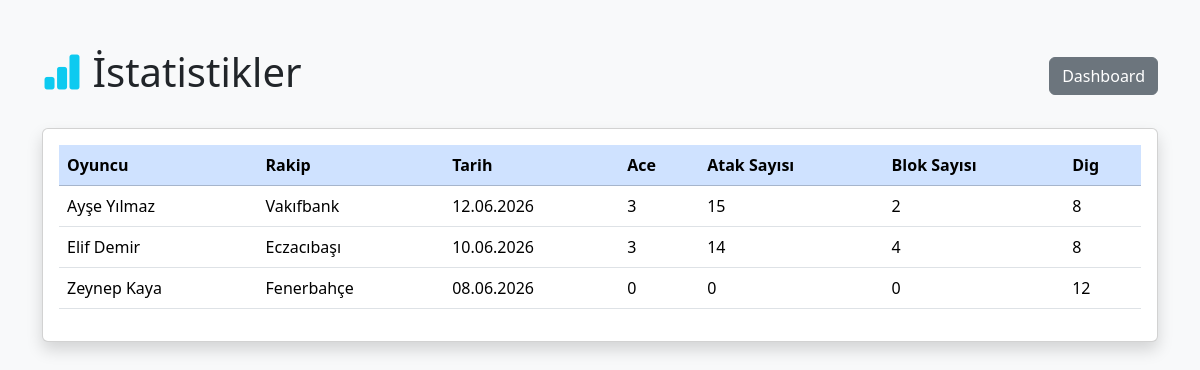
/statistics.php (signed in), run on the app's committed database.
### tables this page shows
CREATE TABLE `player_statistics` (
  `id` int(11) NOT NULL,
  `player_id` int(11) NOT NULL,
  `total_serves` int(11) DEFAULT 0,
  `aces` int(11) DEFAULT 0,
  `service_errors` int(11) DEFAULT 0,
  `total_attacks` int(11) DEFAULT 0,
  `attack_kills` int(11) DEFAULT 0,
  `attack_errors` int(11) DEFAULT 0,
  `blocked_attacks` int(11) DEFAULT 0,
  `kill_blocks` int(11) DEFAULT 0,
  `block_errors` int(11) DEFAULT 0,
  `touch_blocks` int(11) DEFAULT 0,
  `total_receptions` int(11) DEFAULT 0,
  `perfect_receptions` int(11) DEFAULT 0,
  `positive_receptions` int(11) DEFAULT 0,
  `reception_errors` int(11) DEFAULT 0,
  `successful_digs` int(11) DEFAULT 0,
  `dig_errors` int(11) DEFAULT 0,
  `created_at` timestamp NOT NULL DEFAULT current_timestamp(),
  `opponent` varchar(100) NOT NULL,
  `match_date` date NOT NULL
);

CREATE TABLE `players` (
  `id` int(11) NOT NULL,
  `full_name` varchar(100) NOT NULL,
  `position` enum('Pasör','Smaçör','Orta Oyuncu','Libero','Pasör Çaprazı') NOT NULL,
  `jersey_number` int(11) NOT NULL,
  `height` int(11) NOT NULL,
  `birth_date` date NOT NULL,
  `created_by` int(11) DEFAULT NULL
);

### statistics.php (the view, shortened to what this page needs)
<?php
include 'config/db.php';
$sql = "
SELECT
    ps.id,
    p.full_name,
    ps.opponent,
    ps.match_date,
    ps.aces,
    ps.attack_kills,
    ps.kill_blocks,
    ps.successful_digs
FROM player_statistics ps
JOIN players p ON ps.player_id = p.id
ORDER BY ps.match_date DESC
";
$result = $conn->query($sql);
?>
<!DOCTYPE html>
<html lang="tr">
<head>
    <link href="https://cdn.jsdelivr.net/npm/bootstrap@5.3.7/dist/css/bootstrap.min.css" rel="stylesheet">
    <link rel="stylesheet"
          href="https://cdn.jsdelivr.net/npm/bootstrap-icons@1.11.3/font/bootstrap-icons.min.css">
</head>
<body class="bg-light">
<div class="container mt-5">
    <div class="d-flex justify-content-between align-items-center mb-4">
        <h1>
            <i class="bi bi-bar-chart-fill text-info"></i>
            İstatistikler
        </h1>
        <div>
            <a href="dashboard.php" class="btn btn-secondary">
                Dashboard
            </a>
        </div>
    </div>
<div class="card shadow">
    <div class="card-body">
        <table class="table table-hover">
           <thead class="table-primary">
    <tr>
        <th>Oyuncu</th>
        <th>Rakip</th>
        <th>Tarih</th>
        <th>Ace</th>
        <th>Atak Sayısı</th>
        <th>Blok Sayısı</th>
        <th>Dig</th>
    </tr>
</thead>
            <tbody>
                <?php while($row = $result->fetch_assoc()): ?>
                    <tr>
                        <td><?= htmlspecialchars($row['full_name']) ?></td>
                        <td><?= htmlspecialchars($row['opponent']) ?></td>
                        <td><?= date('d.m.Y', strtotime($row['match_date'])) ?></td>
                        <td><?= $row['aces'] ?></td>
                        <td><?= $row['attack_kills'] ?></td>
                        <td><?= $row['kill_blocks'] ?></td>
                        <td><?= $row['successful_digs'] ?></td>
                    </tr>
                <?php endwhile; ?>
            </tbody>
        </table>
    </div>
</div>
</div>
</body>
</html>

### data on the page
player_statistics: player.full_name "Ayşe Yılmaz", opponent "Vakıfbank", match_date "12.06.2026", aces "3", attack_kills "15", kill_blocks "2", successful_digs "8"
player_statistics: player.full_name "Elif Demir", opponent "Eczacıbaşı", match_date "10.06.2026", aces "3", attack_kills "14", kill_blocks "4", successful_digs "8"
player_statistics: player.full_name "Zeynep Kaya", opponent "Fenerbahçe", match_date "08.06.2026", aces "0", attack_kills "0", kill_blocks "0", successful_digs "12"
